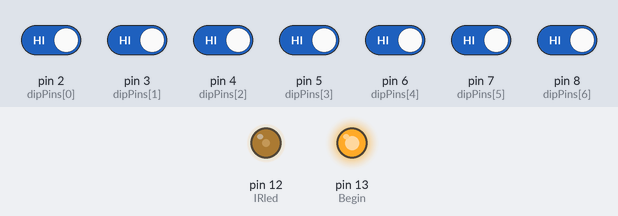
Simulated run of this sketch. Board: Arduino Uno, built with avr-gcc and run on an emulated ATmega328P. On the bench: output pins drawn as LEDs (lit = HIGH). The test bench sets the inputs (shaded band); at power-on: pin 2 (dipPins[0]), pin 3 (dipPins[1]), pin 4 (dipPins[2]), pin 5 (dipPins[3]), pin 6 (dipPins[4]), pin 7 (dipPins[5]), pin 8 (dipPins[6]) HIGH. What the sketch prints to the serial monitor is not drawn.

Above: at 0.08 s.
Timing chart, 0 to 40.0 s (numbered marks = the images above):
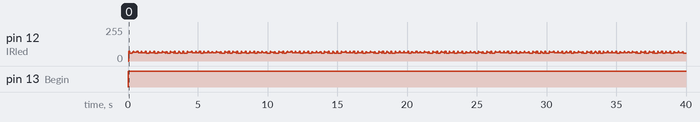

The sketch:

sony_a320_shutter_ir.ino
```cpp
/* Original source for this was found at http://playground.arduino.cc/Main/SonyShutterIR
* Original author: Jim Park
* I have modfied it for my purposes
* You may have to modify the timings if you have problems
* *
*            IR Circuit
*         IR LED     150R
* Pin 2 ----|>|-----VVVVV----GND
*/

// Some Declarations
unsigned long TimeBetweenShots = 1000;    // just defaulting to 1 second here
int IRled = 12;                // IR Output Signal to Anode of IR LED
// Cathode of IR LED to ground through a 150 Ohm Resistor.
int Begin = 13;               // Indicates Shutter Start on LED

//pins used for dip switches
int dipPins[] = {2, 3, 4, 5, 6, 7, 8};
int dipValue = 1;

// Code to send Shutter release command B4B8F
int SCodeBits[] = {1,0,1,1,0,1,0,0,1,0,1,1,1,0,0,0,1,1,1,1};

// Code to send 2 X delay Shutter release command ECB8F (Not used)
int S2CodeBits[] = {1,1,1,0,1,1,0,0,1,0,1,1,1,0,0,0,1,1,1,1};

void setup()
{
  Serial.begin(9600);
  int i;
  for(i = 0; i<=6; i++){
    pinMode(dipPins[i], INPUT_PULLUP);      // set the digital pins (defined above) as input
  }
  // Setup IRLed and Begin Led Pins as outputs
  pinMode(IRled, OUTPUT);      // sets the digital pin as output
  pinMode(Begin, OUTPUT);      // sets the digital pin as output

  //set timer interval based on dip switches
  dipValue = getDipValue();
  TimeBetweenShots = dipValue * 1000L; //the L is important, keeps the value a long
  Serial.println(dipValue);
  Serial.println(TimeBetweenShots);
}

// Infinite Loop
void loop()
{
  digitalWrite(Begin, HIGH);  // Signal Begin LED ON

  for (int i=1; i <= 3; i++)  // Send Command 3 times as per Sony Specs
  {
    header();                    // Send the Start header
    for (int i=0; i <= 19; i++)  // Loop to send the bits
    {
          if(SCodeBits[i] == 1)  // Is Data_is_One to be sent ?
          {
            Data_is_One();              // Yes, send a Data_is_One bit
          }
          else                  // No, Data_is_Zero to be sent
          {
            Data_is_Zero();              // Send a Data_is_Zero bit
          }
    }
    delay(11);                  // Delay Padding to give approx 45mS between command starts
  }
  digitalWrite(Begin, LOW);     // Begin LED OFF
  delay(TimeBetweenShots);      // Hang about wasting time before next shot
}

// Routine to give the 40kHz burst signal
void burst()                   // 40KHz burst
{
  digitalWrite(IRled, HIGH);   // sets the pin on
  delayMicroseconds(10);       // pauses for 13 microseconds  (fudged to 10uS Delay)
  digitalWrite(IRled, LOW);    // sets the pin off
  delayMicroseconds(8);        // pauses for 12 microseconds   (fudged to 8uS Delay)
}

// Routine to give a quiet period of data
void quiet()                   // Quiet burst
{
  digitalWrite(IRled, LOW);    // sets the pin off
  delayMicroseconds(10);       // pauses for 13 microseconds   (fudged to 10uS Delay)
  digitalWrite(IRled, LOW);    // sets the pin off
  delayMicroseconds(8);        // pauses for 12 microseconds    (fudged to 8uS Delay)
}

// Routine to send header data burst
// This allows the IR receiver to set its AGC (Gain)
// Header Burst Timing is 96 * 0.025uS = 2.4mS
// Quiet Timing is 24 * 0.025uS = 600uS
void header()
{
    for (int i=1; i <= 96; i++){
      burst();                // 40kHz burst
    }
    for (int i=1; i <= 24; i++){
      quiet();                // No 40 kHz
    }
}

// Routine to send one data burst
// Burst Timing is 48 * 0.025uS = 1.2mS
// Quiet Timing is 24 * 0.025uS = 600uS
void Data_is_One()
{
    for (int i=1; i <= 48; i++){
      burst();                // 40kHz burst
    }
    for (int i=1; i <= 24; i++){
      quiet();                // No 40 kHz
    }
}

// Routine to send zero data burst
// Burst Timing is 24 * 0.025uS = 600uS
// Quiet Timing is 24 * 0.025uS = 600uS
void Data_is_Zero()
{
    for (int i=1; i <= 24; i++){
      burst();                // 40 kHz burst
    }
    for (int i=1; i <= 24; i++){
      quiet();                // No 40 kHz
    }
}

//Read state from DIP Switch (7 positions used)
int getDipValue(){
  int i,j=0;
  //Get the switches state
  for(i=0; i<7; i++){
    j = (j << 1) | !digitalRead(dipPins[i]);   // read each input pin

  }
  return j; //return address
}
```

Measured:
- by itself, pin 13 (Begin): LOW → HIGH at 0.00 s
